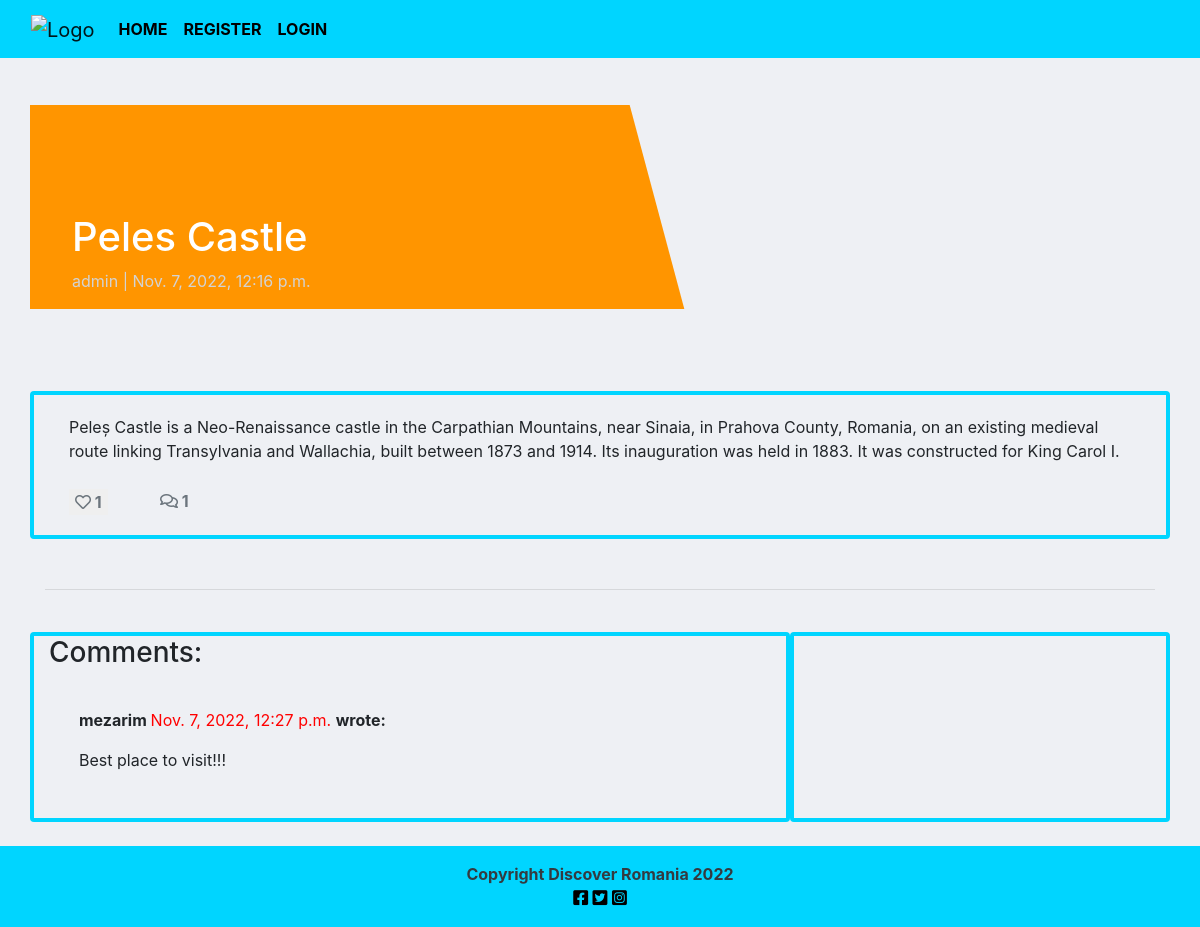
Page /detail/peles-castle/ on the committed database.
### blog/models.py (models this page shows, shortened)
class Post(models.Model):
    title = models.CharField(max_length=200, unique=True)
    slug = models.SlugField(max_length=200, unique=True)
    author = models.ForeignKey(
        User, on_delete=models.CASCADE, related_name="blog_posts"
    )
    featured_image = CloudinaryField('image', default='placeholder')
    excerpt = models.TextField(blank=True)
    updated_on = models.DateTimeField(auto_now=True)
    content = models.TextField()
    created_on = models.DateTimeField(auto_now_add=True)
    status = models.IntegerField(choices=STATUS, default=0)
    likes = models.ManyToManyField(
        User, related_name='blogpost_like', blank=True)
    class Meta:
        ordering = ["-created_on"]
    def number_of_likes(self):
        return self.likes.count()

class Comment(models.Model):
    post = models.ForeignKey(Post, on_delete=models.CASCADE,
                             related_name="comments")
    name = models.CharField(max_length=80)
    email = models.EmailField()
    body = models.TextField()
    created_on = models.DateTimeField(auto_now_add=True)
    approved = models.BooleanField(default=False)
    class Meta:
        ordering = ["created_on"]

### blog/views.py (the view, shortened to what this page needs)
# urls.py: path('detail/<slug:slug>/', views.PostDetail.as_view(), name='post_detail'),
class PostDetail(View):
    def get(self, request, slug, *args, **kwargs):
        queryset = Post.objects.filter(status=1)
        post = get_object_or_404(queryset, slug=slug)
        comments = post.comments.filter(approved=True).order_by("-created_on")
        liked = False
        if post.likes.filter(id=self.request.user.id).exists():
            liked = True
        return render(
            request,
            "post_detail.html",
            {
                "post": post,
                "comments": comments,
                "commented": False,
                "liked": liked,
                "comment_form": CommentForm()
            },
        )

### templates/post_detail.html (shortened to what this page needs)
{% extends 'base.html' %} {% block content %}
{% load crispy_forms_tags %}
<div class="masthead">
    <div class="container">
        <div class="row g-0">
            <div class="col-md-6 masthead-text">
                <h1 class="post-title">{{ post.title }}</h1>
                <p class="post-subtitle">{{ post.author }} | {{ post.created_on }}</p>
            </div>
            <div class="d-none d-md-block col-md-6 masthead-image">
            </div>
        </div>
    </div>
</div>
<div class="container">
    <div class="row">
        <div class="col card mb-4  mt-3 left  top">
            <div class="card-body">
                <p class="card-text ">
                    {{ post.content | safe }}
                </p>
                <div class="row">
                    <div class="col-1">
                        <form action="{% url 'post_like' post.slug %}" method='POST'> {% csrf_token %}
                        <button style = "border:none;" type = "submit"><strong class="text-secondary"><i class="far fa-heart"></i> {{ post.number_of_likes }} </strong></button>
                        </form>
                    </div>
                    <div class="col-1">
                        {% with comments.count as total_comments %}
                        <strong class="text-secondary"><i class="far fa-comments"></i>
                            {{ total_comments }}</strong>
                        {% endwith %}
                    </div>
                </div>
            </div>
        </div>
    </div>
    <div class="row">
        <div class="col">
            <hr>
        </div>
    </div>
    <div class="row">
        <div class="col-md-8 card mb-4  mt-3 ">
            <h3>Comments:</h3>
            <div class="card-body">
                {% for comment in comments %}
                <div class="comments" style="padding: 10px;">
                    <p class="font-weight-bold">
                        {{ comment.name }}
                        <span class=" text-muted font-weight-normal">
                            {{ comment.created_on }}
                        </span> wrote:
                    </p>
                    {{ comment.body | linebreaks }}
                </div>
                {% endfor %}
            </div>
        </div>
        <div class="col-md-4 card mb-4  mt-3 ">
            <div class="card-body">
            </div>
        </div>
    </div>
</div>
{% endblock content %}

### static/css/style.css (style rules this page uses)
body { background-color: #EEF0F4; }
.main-bg { background-color: #EEF0F4; }
.card { border: 4px solid #00D5FF; background-color:#EEF0F4; }
.row { padding-top: 10px; }
.masthead { margin-top: 10px; overflow: hidden; position: relative; display: inline-block; height: 33vh; width: 100%; }
.masthead-text { background-color: #ff9500; color: white; position: relative; }
.masthead-image { position: relative; overflow: hidden; }
.masthead-image:after { content: ""; position: absolute; top: 0; right: 90%; height: 100%; width: 150%; background: #ff9500; -webkit-transform: skew(15deg); -moz-transform: skew(15deg); transform: skew(15deg); z-index: 100; }
.post-title { margin-top: 20%; margin-left: 5%; }
.post-subtitle { margin-left: 5%; color: lightgray; }
.text-muted { color:#ff0000 !important; }

### rows in the picture
Post: title "Peles Castle", author "admin", created_on "Nov. 7, 2022, 12:16 p.m.", content "Peleș Castle is a Neo-Renaissance castle in the Carpathian Mountains, near Sinaia, in Prahova County, Romania, on an existing medieval route linking Transylvania and Wallachia, built between 1873 and 1914. Its inauguration was held in 1883. It was constructed for King Carol I.", number_of_likes "1"
Comment: name "mezarim", created_on "Nov. 7, 2022, 12:27 p.m.", body "Best place to visit!!!"

### other values in the picture
{{ total_comments }} "1"
